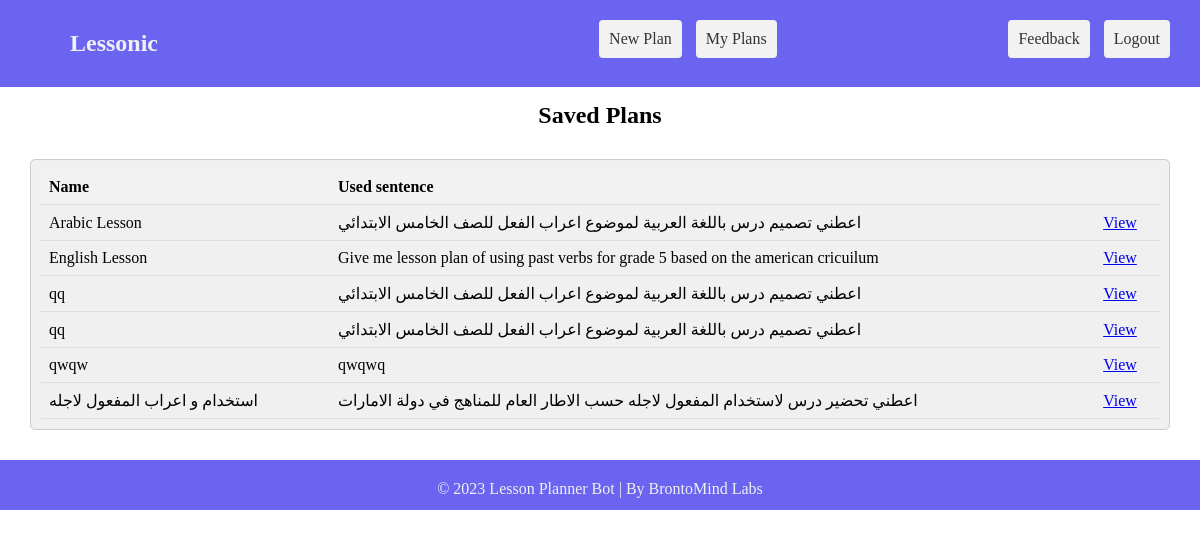
The page /lessons/myreports (signed in) on the database as committed earlier.
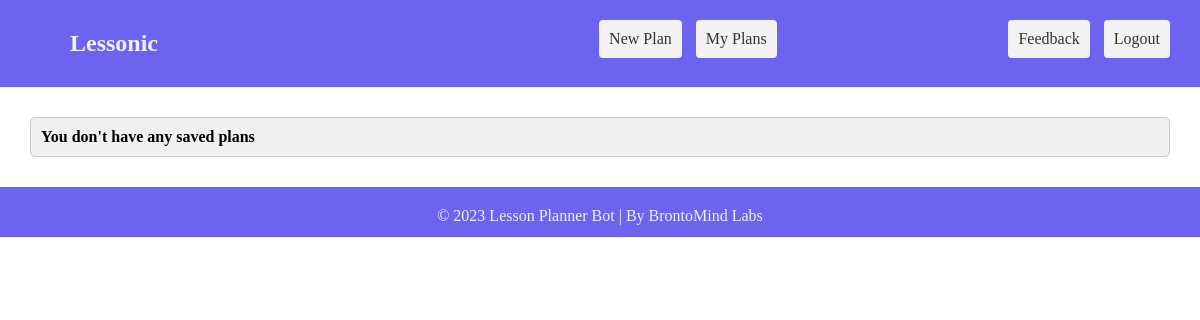
The same page on the database as committed later.
### app/edu/database/models/ModelLessonDesign.py (models this page shows, shortened)
class ModelLessonDesign(db.Model):
    __tablename__ = 'lesson_design'
    id = Column(String, primary_key=True, unique=True)
    lesson_design_name = Column(String)
    desc = Column(String)
    user_id = Column(String)
    created_on = Column(String)
    updated_on = Column(String)

### app/modules/lessons/routes.py (the view)
@blueprint.route('/lessons/myreports', methods=['POST', 'GET'])
@login_required
def myreports():
    lessons_controller = LessonsController()
    return lessons_controller.get_all_reports()

### app/__init__.py (called while the page is built)
def configure_database(app):
    @app.before_first_request
    def initialize_database():
        db.create_all()
    @app.teardown_request
    def shutdown_session(exception=None):
        db.session.remove()

### app/base/models.py (called while the page is built)
@login_manager.user_loader
def user_loader(id):
    return User.query.filter_by(id=id).first()

### app/edu/controllers/LessonsController.py (called while the page is built)
    def get_all_reports(self):
        crudlessondesign = CRUDLessonDesign()
        lessondesigns = crudlessondesign.retrieve_all(session['logger'])
        if len(lessondesigns) > 0:
            return render_template("lessons/myplans.html", lesson_designs=lessondesigns, reports_excit = 'Yes')
        return render_template("lessons/myplans.html", reports_excit='No')

### app/edu/database/crud/CRUDLessonDesign.py (called while the page is built)
    def retrieve_all(self, user_id):
        modellessondesign = ModelLessonDesign.query.filter_by(user_id=user_id).order_by('lesson_design_name').all()
        return modellessondesign

### app/templates/lessons/myplans.html (shortened to what this page needs)
{% extends 'layouts/base_logged.html' %}
{% block content %}
    <section>
        {% if reports_excit == 'Yes' %}
            <div style="padding-top: 15px;">
                <h1 style="text-align: center">Saved Plans</h1>
            </div>
            <div class="paragraph-box">
                <table>
                    <tr>
                        <th>Name</th>
                        <th>Used sentence</th>
                        <th></th>
                    </tr>
                    {% for lesson_design in lesson_designs %}
                        <tr>
                            <td>{{ lesson_design['lesson_design_name']|safe }}</td>
                            <td>{{ lesson_design['desc']|safe }}</td>
                            <td><a href="/lessons/view?r={{ lesson_design['id'] }}">View</a></td>
                        </tr>
                    {% endfor %}
                </table>
            </div>
        {% else %}
            <div class="paragraph-box">
                <h4>You don't have any saved plans</h4>
            </div>
        {% endif %}
    </section>
{% endblock content %}

### app/templates/layouts/base_logged.html (shortened to what this page needs)
<html>
<head>
    <link href="../static/css/main.css" rel="stylesheet"/>
</head>
<body>
<section class="header">
    <div class="container_header">
        <div class="logo">
            <h1>Lessonic</h1>
        </div>
        <div>
            <ul class="menu">
                <li><a href="/lessons/startreport">New Plan</a></li>
                <li><a href="/lessons/myreports">My Plans</a></li>
            </ul>
        </div>
        <div>
            <ul class="menu">
                <li><a href="/feedback/sendfeedback">Feedback</a></li>
                <li><a href="/logout">Logout</a></li>
            </ul>
        </div>
    </div>
</section>
{% block content %}{% endblock content %}
{% include 'layouts/footer.html' %}

### app/templates/layouts/footer.html
<div class="footer">© 2023 Lesson Planner Bot | By BrontoMind Labs</div>
    </body>
</html>

### app/static/css/main.css (style rules this page uses)
* { margin: 0; padding: 0; box-sizing: border-box; }
.paragraph-box { background-color: #f0f0f0; margin: 30px; padding: 10px; border: 1px solid #cccccc; border-radius: 5px; }
.header { padding: 20px; background-color: #6a64f1; }
.logo { color: #f0f0f0; text-align: left; padding-bottom: 10px; padding-top: 10px; padding-left: 50px; }
ul.menu { list-style: none; margin: 0; padding: 0; text-align: right; }
ul.menu li { display: inline-block; margin-right: 10px; }
ul.menu li a { display: block; padding: 10px; text-decoration: none; background-color: #f2f2f2; color: #333; border-radius: 4px; }
.container_header { display: grid; grid-template-columns: 1fr 1fr 1fr; grid-gap: 20px; }
.footer { text-align: center; padding: 20px; background-color: #6a64f1; color: #f0f0f0; height: 50px; }

Rows that differ between the two databases and show on the page:
removed ModelLessonDesign: lesson_design_name "Arabic Lesson", desc "اعطني تصميم درس باللغة العربية لموضوع اعراب الفعل للصف الخامس الابتدائي"
removed ModelLessonDesign: lesson_design_name "English Lesson", desc "Give me lesson plan of using past verbs for grade 5 based on the american cricuilum"
removed ModelLessonDesign: lesson_design_name "qq", desc "اعطني تصميم درس باللغة العربية لموضوع اعراب الفعل للصف الخامس الابتدائي"
removed ModelLessonDesign: lesson_design_name "qq", desc "اعطني تصميم درس باللغة العربية لموضوع اعراب الفعل للصف الخامس الابتدائي"
removed ModelLessonDesign: lesson_design_name "qwqw", desc "qwqwq"
removed ModelLessonDesign: lesson_design_name "استخدام و اعراب المفعول لاجله", desc "اعطني تحضير درس لاستخدام المفعول لاجله حسب الاطار العام للمناهج في دولة الامارات"
Other text that changed with them:
text no longer shown: "Saved Plans Name Used sentence"
text now shown: "You don't have any saved plans"
